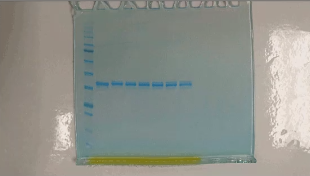
#> input picture screen_grab_of_demo_gel.png, 310 x 176 px
$ jupyter execute --allow-errors index.ipynb
#> lines starting #> are read from the running program, lines starting #| are printed output that depends on the picture; after the words box and inside, x2 and y2 are one past the last pixel; in counts of white or black regions, pixels touching at a corner belong together
# Automatic SDS-PAGE Gel Annotation with Python

This is an attempt at binderizing [this illustrative and awesome tweet and code](https://twitter.com/Steve_Harborne/status/1133064277445627904).

**The way the plotly plots get stored, you'll need to run all the cells first to see the last two plots rendered as output.**

----

Load the necessary modules.

[cell 1]
import numpy as np
from scipy import signal
import peakutils
import matplotlib.pyplot as plt
from PIL import Image
import cv2
from plotly.offline import init_notebook_mode, iplot
import plotly.graph_objs as go
import plotly.io as pio

## Demonstrate loading raw data

Edit the file name below to point at your data.

[cell 2]
gel_file = "screen_grab_of_demo_gel.png"

[cell 3]
#%% Example of how it works

image = cv2.imread(gel_file)
#> image is the input picture: shape (176, 310, 3); mean B, G, R 139.2, 146.5, 143.6

image = cv2.cvtColor(image, cv2.COLOR_BGR2RGB)

#Either specify here or specifiy when the function is called
gel_lanes=12

#Edit the markers to your own ones!
markers=['200','140','136','110','87','62','51','40','30','22','16']
lane_labels=['Lane'+str(x) for x in range(1,gel_lanes+1)]

#Show the image that has been loaded - WARNING - needs to be in the correct orientation for it work!
plt.imshow(image, cmap='gray');

## Demonstrating the masking to find the gel

[cell 4]
# The image must be converted to hsv for the filtering to work
hsv = cv2.cvtColor(image, cv2.COLOR_RGB2HSV)
#> hsv: shape (176, 310, 3); mean H, S, V 46.5, 31, 151.3

# define range of blue color in HSV
lower_blue = np.array([90,0,90])
upper_blue = np.array([230,255,255])

mask = cv2.inRange(hsv, lower_blue, upper_blue)
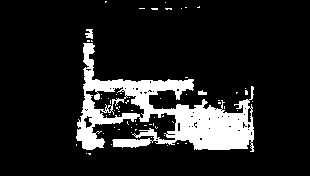
#> mask: shape (176, 310); 13.3% white; 65 white regions (62 under 20 px), largest, box (x1, y1, x2, y2) and area: (76, 43, 254, 152) 7013, (85, 29, 93, 39) 55, (198, 90, 207, 95) 33
#np.argwhere(mask)

# View the mask to check it has done the correct job, otherwise the filters might need to be changed
res = cv2.bitwise_and(image,image, mask= mask)
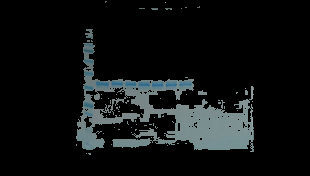
#> res: shape (176, 310, 3); mean R, G, B 15.2, 18.1, 18.5
plt.imshow(res, cmap='gray');

## Demonstrating cropping to the gel

Uses the mask method of detecting the gel to then crop to the gel.

[cell 5]
def crop_to_colour(image):

    hsv = cv2.cvtColor(image, cv2.COLOR_RGB2HSV)
    lower_blue = np.array([90,0,90])
    upper_blue = np.array([230,255,255])

    mask = cv2.inRange(hsv, lower_blue, upper_blue)
    coords = np.argwhere(mask)
#> coords = 7271 pairs, first value 1 to 154, second value 76 to 253
    x_min, y_min = coords.min(axis=0)
#> x_min = 1; y_min = 76
    x_max, y_max = coords.max(axis=0)
#> x_max = 154; y_max = 253
    x_20=int((x_max-x_min)*0.12)
#> x_20 = 18
    y_20=int((y_max-y_min)*0.03)
#> y_20 = 5
    cropped = image[x_min+x_20:x_max-x_20, y_min+y_20:y_max-y_20]
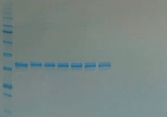
#> cropped: shape (117, 167, 3); mean R, G, B 120, 134, 131.2
    return cropped

cropped=crop_to_colour(image)
plt.imshow(cropped, cmap='gray');

## Demonstrate Detecting the Marker Postions

Edit the markers to match yours.

As written, the marker needs to be in the first lane.

[cell 6]
#Edit the markers to your own ones!
markers=['200','140','136','110','87','62','51','40','30','22','16']
lane_labels=['Lane'+str(x) for x in range(1,gel_lanes+1)]


def flatten_for_plot(data, axis):
#> called with data = array of shape (117, 13, 3), axis = 1
    single=[]
    for y in data:
        single.append(np.sum(y)/3)
#> this loop made 117 passes
#> after the loop, single = 117 values, max 1655 at index 116, min 1163 at index 32, mean 1504.4

    single=np.array(single)
    return single

# [56 lines left out: function determine_good_prom_setting, not called in this run]

first_lane=cropped[0:len(cropped),0:int(len(cropped[0])/gel_lanes)]

# Sum all of the darkest coloured pixels in the first lane
first_lane_flat=flatten_for_plot(first_lane, 1)
#> first_lane_flat has the same summary as single in flatten_for_plot

# Needs to be inversed to make the numbers positive
inverse = [1-x for x in first_lane_flat]
#> inverse = 117 values, max -1162 at index 32, min -1654 at index 116, mean -1503.4

# Neat little tool for estimating the baseline
#> (the rest of this cell did not finish here and is left out)

## Demonstrate annotating the gel

**The way the plotly plots get stored, you'll need to run the next two cells first to see the plots rendered as output.**

You may need to scroll to the right to see all the plot.

[cell 7]
init_notebook_mode(connected=True)
# [169 lines left out: functions plotly_gel_output, plot_gel_image, get_layout, not called in this run]

def plotly_plot_lanes(image,gel_lanes=12):

#> called with gel_lanes = 12
    lane_length=int(len(image[0])/gel_lanes)
#> lane_length = 13

    traces=[]
    lane=1
    for x in range(0,lane_length*gel_lanes,lane_length):
        flat=flatten_for_plot(image[0:len(image),x:x+lane_length], 1)
        inverse = [1-x for x in flat]
        base= peakutils.baseline(np.array(inverse))
        trace= go.Scatter(
                    name=str(lane)+': Lane '+str(lane),
                    x=list(range(0,len(inverse))),
                    y=inverse-base,
                    mode='lines',)
        traces.append(trace)
        lane=lane+1
#> after the loop, lane = 1; traces = []
    fig = go.Figure(data=traces, layout=get_layout())
    iplot(fig, filename='gel_lanes.html')
    pio.write_image(fig, 'gel_lanes.png')


#Plot the cropped image using plotly to make it look nice
#> (the rest of this cell did not finish here and is left out)

## Demonstrating Plotting the Bands in the Lanes

You may need to scroll to the right to see all the plot.

[cell 8]
init_notebook_mode(connected=True)
#Plot the gel lanes using plotly to make it look nice
plotly_plot_lanes(cropped,gel_lanes=12);
#> (the call stopped at in plotly_plot_lanes, `base= peakutils.baseline(np.array(inverse))`: peakutils is not available in this run)
